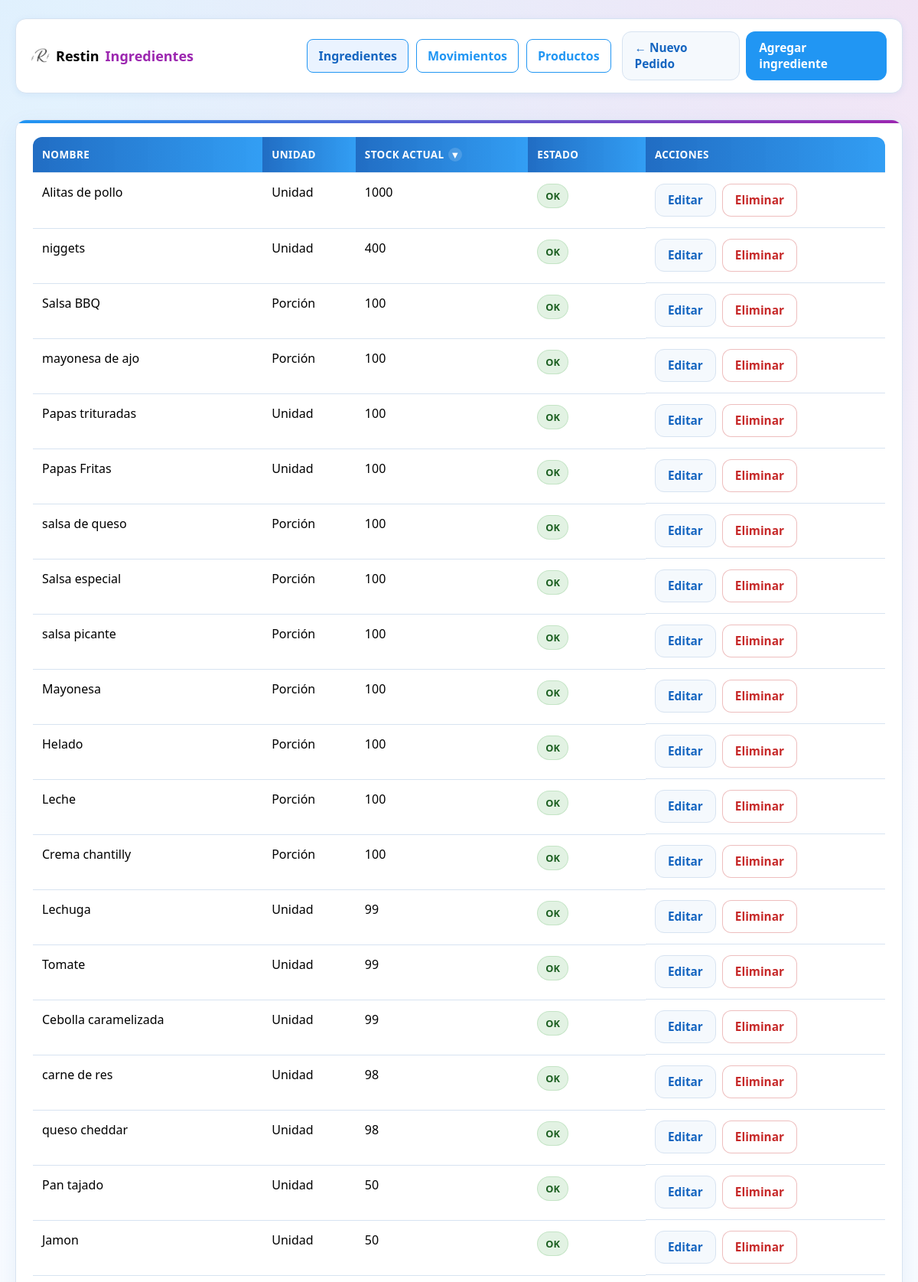
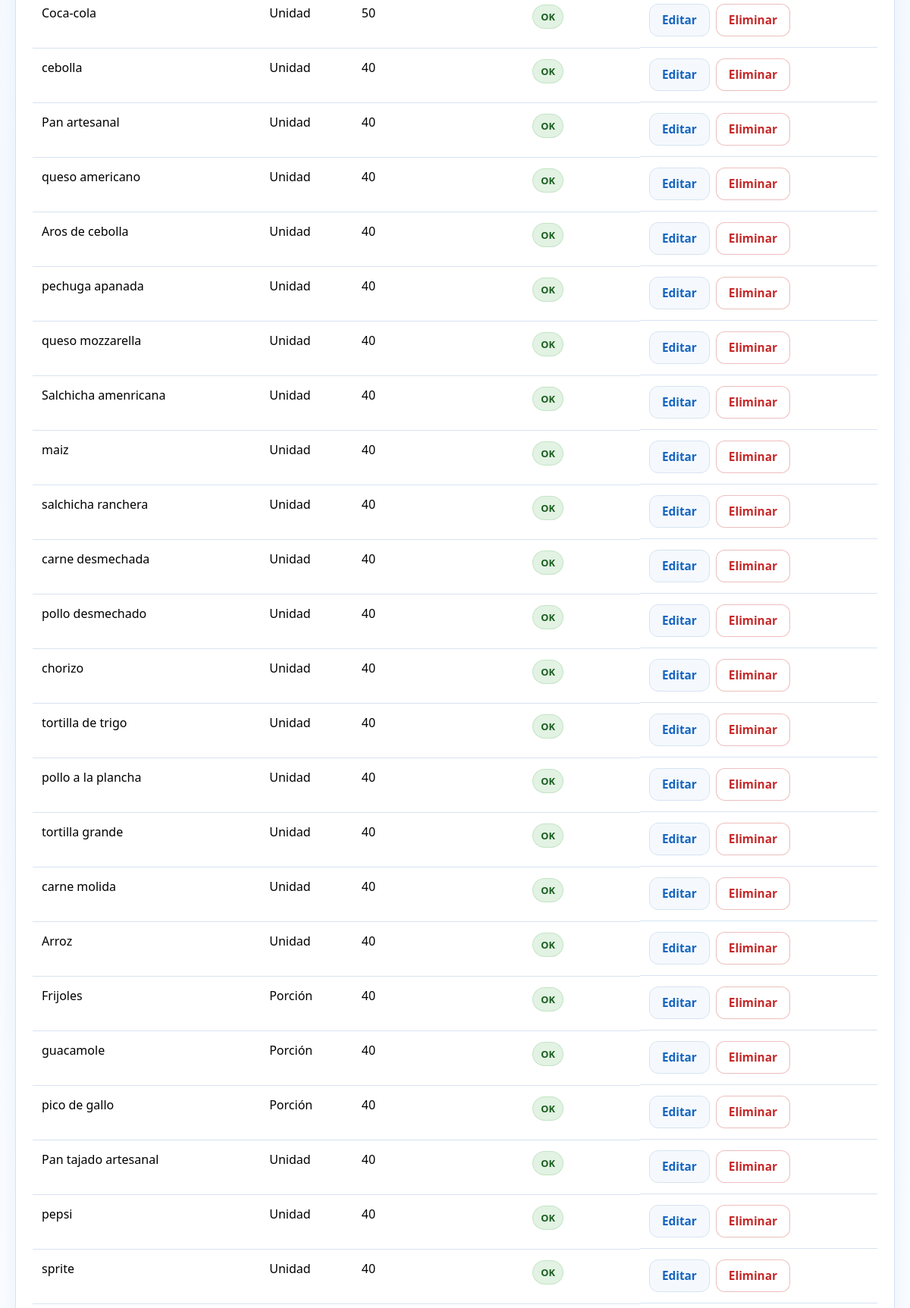
Screenshot of /products/ingredientes/ (signed in, upper part) with the database file from the repository (2 pictures, top to bottom).
### products/models.py (models this page shows, shortened)
class Ingrediente(models.Model):
    UNIDAD_CHOICES = [
        ('unidad', 'Unidad'),
        ('gramo', 'Gramo'),
        ('kilogramo', 'Kilogramo'),
        ('mililitro', 'Mililitro'),
        ('litro', 'Litro'),
        ('porcion', 'Porción'),
    ]
    nombre = models.CharField(max_length=100, unique=True)
    stock = models.PositiveIntegerField(default=0, help_text="Cantidad disponible en inventario")
    unidad_medida = models.CharField(max_length=20, choices=UNIDAD_CHOICES, default='unidad')

### products/views.py (the view)
# urls.py: path('ingredientes/', IngredienteListView.as_view(), name='ingrediente_list'),
@method_decorator(login_required, name='dispatch')
@method_decorator(user_passes_test(is_admin), name='dispatch')
class IngredienteListView(ListView):
    model = Ingrediente
    template_name = 'products/ingrediente_list.html'
    context_object_name = 'ingredientes'
    SORT_FIELDS = {
        'stock': 'stock',
        'nombre': 'nombre',
        'unidad': 'unidad_medida',
    }
    def get_queryset(self):
        queryset = super().get_queryset()
        sort = self.request.GET.get('sort', 'stock')
        direction = self.request.GET.get('direction', 'desc')
        order_field = self.SORT_FIELDS.get(sort, 'stock')
        if direction == 'asc':
            queryset = queryset.order_by(order_field)
        else:
            queryset = queryset.order_by(f'-{order_field}')
        return queryset
    def get_context_data(self, **kwargs):
        ctx = super().get_context_data(**kwargs)
        ctx['stock_minimo'] = 5
        ctx['current_sort'] = self.request.GET.get('sort', 'stock')
        ctx['current_direction'] = self.request.GET.get('direction', 'desc')
        return ctx

### products/views.py (called while the page is built)
def is_admin(user):
    return user.is_staff

### products/templates/products/ingrediente_list.html (shortened to what this page needs)
{% load static %}
<!DOCTYPE html>
<html>
<head>
    <link rel="stylesheet" href="{% static 'ventas/restin-theme.css' %}?v=20260513">
</head>
<body>
    <div class="page-shell">
        <div class="page-container stack">
            <nav class="top-nav">
                <div class="brand"><img class="brand-logo" src="{% static 'ventas/restin2.jpeg' %}?v=20260513" alt="Logo"> Restin <span>Ingredientes</span></div>
                <div class="nav-links">
                    <a class="nav-link is-active" href="{% url 'ingrediente_list' %}">Ingredientes</a>
                    <a class="nav-link" href="{% url 'movimiento_list' %}">Movimientos</a>
                    <a class="nav-link" href="{% url 'producto_list' %}">Productos</a>
                </div>
                <div class="nav-end">
                    <a href="{% url 'pedido_create' %}" class="btn btn-ghost">&larr; Nuevo Pedido</a>
                    <a href="{% url 'ingrediente_create' %}" class="btn btn-primary no-hover">Agregar ingrediente</a>
                </div>
            </nav>
            <section class="page-card">
                {% if ingredientes %}
                <div class="table-wrap">
                    <table class="table">
                        <thead>
                            <tr>
                                <th>
                                    <a class="sort-link{% if current_sort == 'nombre' %} active{% endif %}" href="?sort=nombre&direction={% if current_sort == 'nombre' and current_direction == 'desc' %}asc{% else %}desc{% endif %}">
                                        Nombre
                                    </a>
                                </th>
                                <th>
                                    <a class="sort-link{% if current_sort == 'unidad' %} active{% endif %}" href="?sort=unidad&direction={% if current_sort == 'unidad' and current_direction == 'desc' %}asc{% else %}desc{% endif %}">
                                        Unidad
                                    </a>
                                </th>
                                <th>
                                    <a class="sort-link{% if current_sort == 'stock' %} active{% endif %}" href="?sort=stock&direction={% if current_sort == 'stock' and current_direction == 'desc' %}asc{% else %}desc{% endif %}">
                                        Stock actual
                                        {% if current_sort == 'stock' %}
                                            <span class="sort-arrow">{% if current_direction == 'desc' %}▼{% else %}▲{% endif %}</span>
                                        {% endif %}
                                    </a>
                                </th>
                                <th>Estado</th>
                                <th>Acciones</th>
                            </tr>
                        </thead>
                        <tbody>
                            {% for ingrediente in ingredientes %}
                            <tr class="{% if ingrediente.stock <= stock_minimo %}row-highlight{% endif %}">
                                <td>{{ ingrediente.nombre }}</td>
                                <td>{{ ingrediente.get_unidad_medida_display }}</td>
                                <td>{{ ingrediente.stock }}</td>
                                <td>
                                    {% if ingrediente.stock == 0 %}
                                        <span class="status-pill status-danger">Sin stock</span>
                                    {% elif ingrediente.stock <= stock_minimo %}
                                        <span class="status-pill status-highlight">Stock bajo</span>
                                    {% else %}
                                        <span class="status-pill status-completed">OK</span>
                                    {% endif %}
                                </td>
                                <td class="actions-row">
                                    <a href="{% url 'ingrediente_update' ingrediente.pk %}" class="btn btn-ghost">Editar</a>
                                    <a href="{% url 'ingrediente_delete' ingrediente.pk %}" class="btn btn-danger">Eliminar</a>
                                </td>
                            </tr>
                            {% endfor %}
                        </tbody>
                    </table>
                </div>
                {% else %}
                <div class="empty-state">
                    <h3>Sin ingredientes</h3>
                    <p>No hay ingredientes registrados.</p>
                </div>
                {% endif %}
            </section>
        </div>
    </div>
</body>
</html>

### rows the page displays
Ingrediente: nombre "Alitas de pollo", unidad_medida "Unidad", stock "1000", shows "OK"
Ingrediente: nombre "niggets", unidad_medida "Unidad", stock "400", shows "OK"
Ingrediente: nombre "Salsa BBQ", unidad_medida "Porción", stock "100", shows "OK"
Ingrediente: nombre "mayonesa de ajo", unidad_medida "Porción", stock "100", shows "OK"
Ingrediente: nombre "Papas trituradas", unidad_medida "Unidad", stock "100", shows "OK"
Ingrediente: nombre "Papas Fritas", unidad_medida "Unidad", stock "100", shows "OK"
Ingrediente: nombre "salsa de queso", unidad_medida "Porción", stock "100", shows "OK"
Ingrediente: nombre "Salsa especial", unidad_medida "Porción", stock "100", shows "OK"
Ingrediente: nombre "salsa picante", unidad_medida "Porción", stock "100", shows "OK"
Ingrediente: nombre "Mayonesa", unidad_medida "Porción", stock "100", shows "OK"
Ingrediente: nombre "Helado", unidad_medida "Porción", stock "100", shows "OK"
Ingrediente: nombre "Leche", unidad_medida "Porción", stock "100", shows "OK"
Ingrediente: nombre "Crema chantilly", unidad_medida "Porción", stock "100", shows "OK"
Ingrediente: nombre "Lechuga", unidad_medida "Unidad", stock "99", shows "OK"
Ingrediente: nombre "Tomate", unidad_medida "Unidad", stock "99", shows "OK"
Ingrediente: nombre "Cebolla caramelizada", unidad_medida "Unidad", stock "99", shows "OK"
Ingrediente: nombre "carne de res", unidad_medida "Unidad", stock "98", shows "OK"
Ingrediente: nombre "queso cheddar", unidad_medida "Unidad", stock "98", shows "OK"
Ingrediente: nombre "Pan tajado", unidad_medida "Unidad", stock "50", shows "OK"
Ingrediente: nombre "Jamon", unidad_medida "Unidad", stock "50", shows "OK"
Ingrediente: nombre "Coca-cola", unidad_medida "Unidad", stock "50", shows "OK"
Ingrediente: nombre "cebolla", unidad_medida "Unidad", stock "40", shows "OK"
Ingrediente: nombre "Pan artesanal", unidad_medida "Unidad", stock "40", shows "OK"
Ingrediente: nombre "queso americano", unidad_medida "Unidad", stock "40", shows "OK"
Ingrediente: nombre "Aros de cebolla", unidad_medida "Unidad", stock "40", shows "OK"
Ingrediente: nombre "pechuga apanada", unidad_medida "Unidad", stock "40", shows "OK"
Ingrediente: nombre "queso mozzarella", unidad_medida "Unidad", stock "40", shows "OK"
Ingrediente: nombre "Salchicha amenricana", unidad_medida "Unidad", stock "40", shows "OK"
Ingrediente: nombre "maiz", unidad_medida "Unidad", stock "40", shows "OK"
Ingrediente: nombre "salchicha ranchera", unidad_medida "Unidad", stock "40", shows "OK"
Ingrediente: nombre "carne desmechada", unidad_medida "Unidad", stock "40", shows "OK"
Ingrediente: nombre "pollo desmechado", unidad_medida "Unidad", stock "40", shows "OK"
Ingrediente: nombre "chorizo", unidad_medida "Unidad", stock "40", shows "OK"
Ingrediente: nombre "tortilla de trigo", unidad_medida "Unidad", stock "40", shows "OK"
Ingrediente: nombre "pollo a la plancha", unidad_medida "Unidad", stock "40", shows "OK"
Ingrediente: nombre "tortilla grande", unidad_medida "Unidad", stock "40", shows "OK"
Ingrediente: nombre "carne molida", unidad_medida "Unidad", stock "40", shows "OK"
Ingrediente: nombre "Arroz", unidad_medida "Unidad", stock "40", shows "OK"
Ingrediente: nombre "Frijoles", unidad_medida "Porción", stock "40", shows "OK"
Ingrediente: nombre "guacamole", unidad_medida "Porción", stock "40", shows "OK"
Ingrediente: nombre "pico de gallo", unidad_medida "Porción", stock "40", shows "OK"
Ingrediente: nombre "Pan tajado artesanal", unidad_medida "Unidad", stock "40", shows "OK"
Ingrediente: nombre "pepsi", unidad_medida "Unidad", stock "40", shows "OK"
Ingrediente: nombre "sprite", unidad_medida "Unidad", stock "40", shows "OK"
